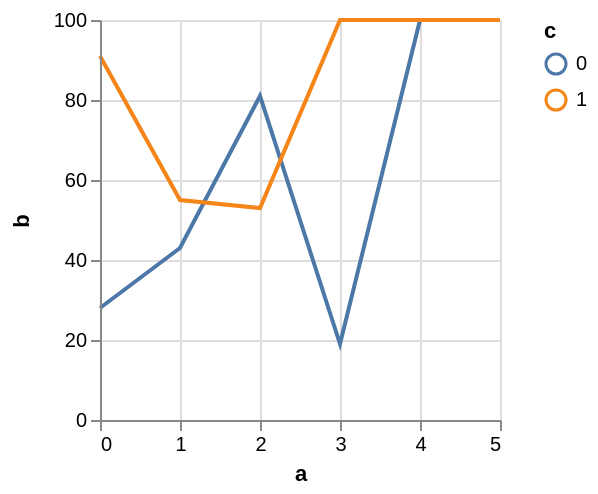

Source (Vega-Lite JSON):
### Vega specification from a JSON file in a GitHub repository (floating-point values rounded to 4 significant figures)
{"$schema": "https://vega.github.io/schema/vega/v4.json", "autosize": "pad", "padding": 5, "width": 200, "height": 200, "style": "cell", "data": [{"name": "source_0", "values": [{"a": 0, "b": 28, "c": 0}, {"a": 0, "b": 91, "c": 1}, {"a": 1, "b": 43, "c": 0}, {"a": 1, "b": 55, "c": 1}, {"a": 2, "b": 81, "c": 0}, {"a": 2, "b": 53, "c": 1}, {"a": 3, "b": 19, "c": 0}]}, {"name": "data_0", "source": "source_0", "transform": [{"type": "impute", "field": "b", "key": "a", "keyvals": {"signal": "sequence(4,6)"}, "method": "value", "groupby": ["c"], "value": null}, {"type": "formula", "expr": "datum.b === null ? 100 : datum.b", "as": "b"}]}], "marks": [{"name": "pathgroup", "type": "group", "from": {"facet": {"name": "faceted_path_main", "data": "data_0", "groupby": ["c"]}}, "encode": {"update": {"width": {"field": {"group": "width"}}, "height": {"field": {"group": "height"}}}}, "marks": [{"name": "marks", "type": "line", "style": ["line"], "sort": {"field": "datum[\"a\"]", "order": "descending"}, "from": {"data": "faceted_path_main"}, "encode": {"update": {"stroke": {"scale": "color", "field": "c"}, "tooltip": {"signal": "{\"a\": format(datum[\"a\"], \"\"), \"b\": format(datum[\"b\"], \"\"), \"c\": ''+datum[\"c\"]}"}, "x": {"scale": "x", "field": "a"}, "y": {"scale": "y", "field": "b"}, "defined": {"signal": "datum[\"a\"] !== null && !isNaN(datum[\"a\"]) && datum[\"b\"] !== null && !isNaN(datum[\"b\"])"}}}}]}], "scales": [{"name": "x", "type": "linear", "domain": {"data": "data_0", "field": "a"}, "range": [0, {"signal": "width"}], "nice": 1, "zero": false}, {"name": "y", "type": "linear", "domain": {"data": "data_0", "field": "b"}, "range": [{"signal": "height"}, 0], "nice": true, "zero": true}, {"name": "color", "type": "ordinal", "domain": {"data": "data_0", "field": "c", "sort": true}, "range": "category"}], "axes": [{"scale": "x", "orient": "bottom", "grid": false, "title": "a", "labelFlush": true, "labelOverlap": true, "tickCount": {"signal": "floor(width/40) + 1"}, "zindex": 1}, {"scale": "x", "orient": "bottom", "gridScale": "y", "grid": true, "tickCount": {"signal": "floor(width/40) + 1"}, "domain": false, "labels": false, "maxExtent": 0, "minExtent": 0, "ticks": false, "zindex": 0}, {"scale": "y", "orient": "left", "grid": false, "title": "b", "labelOverlap": true, "tickCount": {"signal": "floor(height/40) + 1"}, "zindex": 1}, {"scale": "y", "orient": "left", "gridScale": "x", "grid": true, "tickCount": {"signal": "floor(height/40) + 1"}, "domain": false, "labels": false, "maxExtent": 0, "minExtent": 0, "ticks": false, "zindex": 0}], "legends": [{"stroke": "color", "gradientLength": {"signal": "clamp(height, 64, 200)"}, "title": "c"}], "config": {"axisY": {"minExtent": 30}}}
